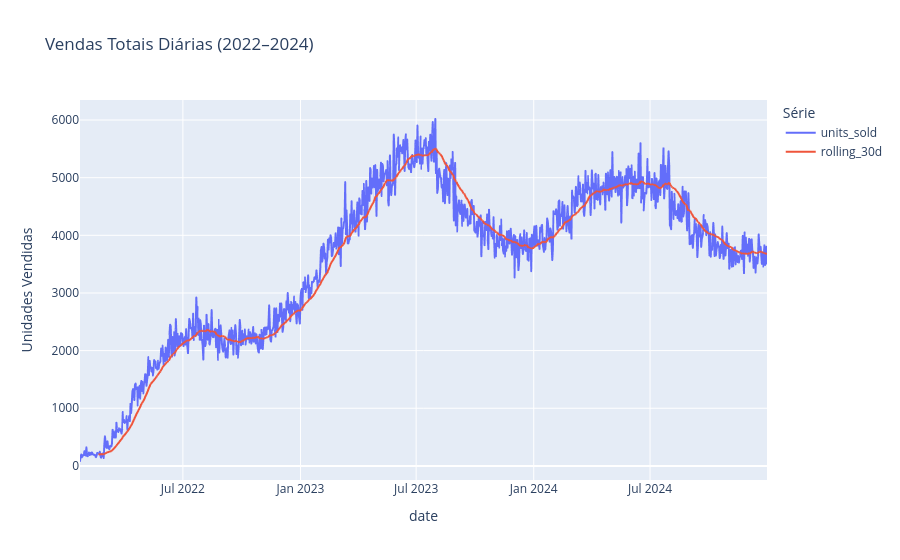

Write notebook code for a chart like this one.
### Code cell
fig = px.line(
    vendas_diarias,
    x='date',
    y=['units_sold', 'rolling_30d'],
    title='Vendas Totais Diárias (2022–2024)',
    labels={'value': 'Unidades Vendidas', 'variable': 'Série'}
)
fig.show()

### Figure 1 — Plotly figure (JSON) as saved in the notebook; plotly's stock layout.template omitted (floating-point values rounded to 4 significant figures; data arrays with more than 128 entries replaced by an {"elided": "..."} marker saying what was removed)
{"data": [{"hovertemplate": "Série=units_sold<br>date=%{x}<br>Unidades Vendidas=%{y}<extra></extra>", "legendgroup": "units_sold", "line": {"color": "#636efa", "dash": "solid"}, "marker": {"symbol": "circle"}, "mode": "lines", "name": "units_sold", "showlegend": true, "type": "scattergl", "x": {"elided": "1076 str values"}, "xaxis": "x", "y": {"elided": "1076 float values"}, "yaxis": "y"}, {"hovertemplate": "Série=rolling_30d<br>date=%{x}<br>Unidades Vendidas=%{y}<extra></extra>", "legendgroup": "rolling_30d", "line": {"color": "#EF553B", "dash": "solid"}, "marker": {"symbol": "circle"}, "mode": "lines", "name": "rolling_30d", "showlegend": true, "type": "scattergl", "x": {"elided": "1076 str values"}, "xaxis": "x", "y": {"elided": "1076 float values"}, "yaxis": "y"}], "layout": {"legend": {"title": {"text": "Série"}, "tracegroupgap": 0}, "title": {"text": "Vendas Totais Diárias (2022–2024)"}, "xaxis": {"anchor": "y", "domain": [0, 1], "title": {"text": "date"}}, "yaxis": {"anchor": "x", "domain": [0, 1], "title": {"text": "Unidades Vendidas"}}}}
